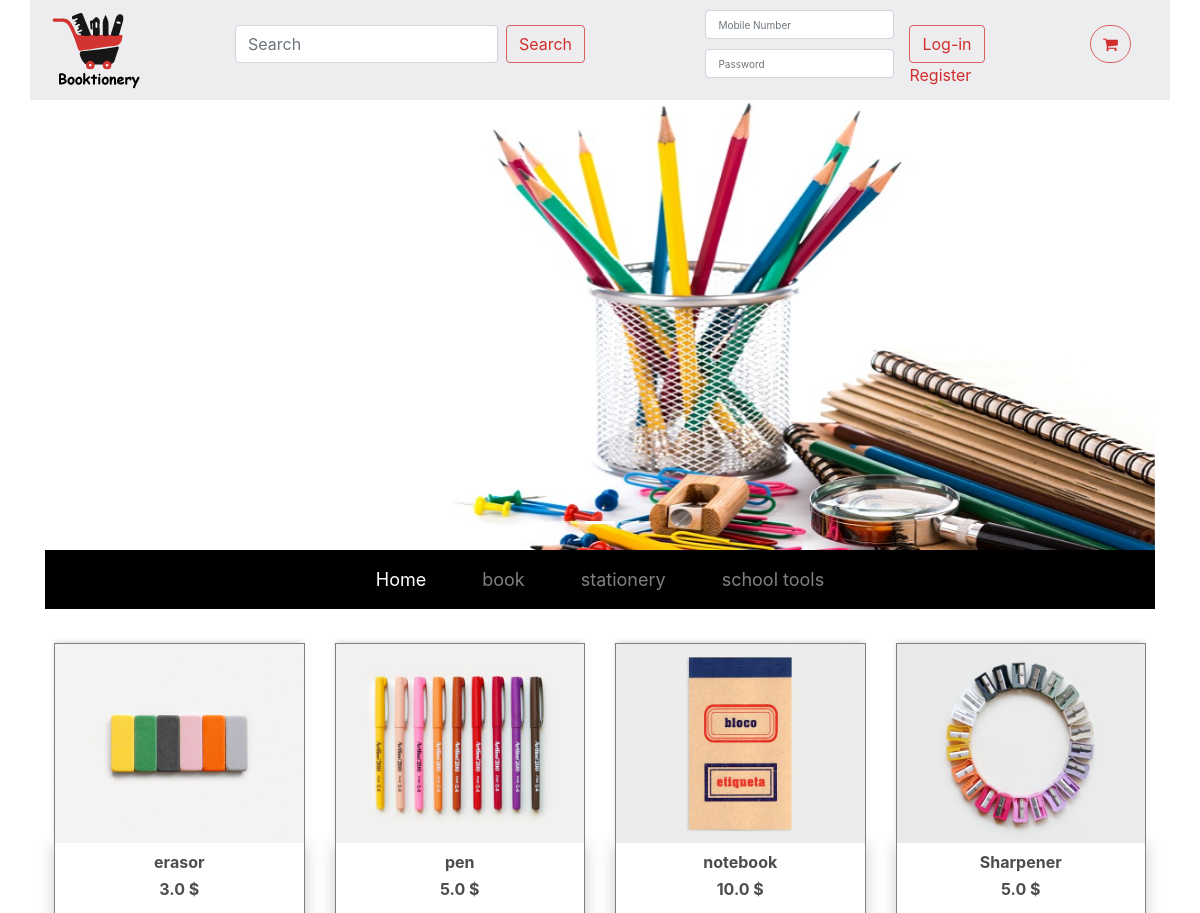
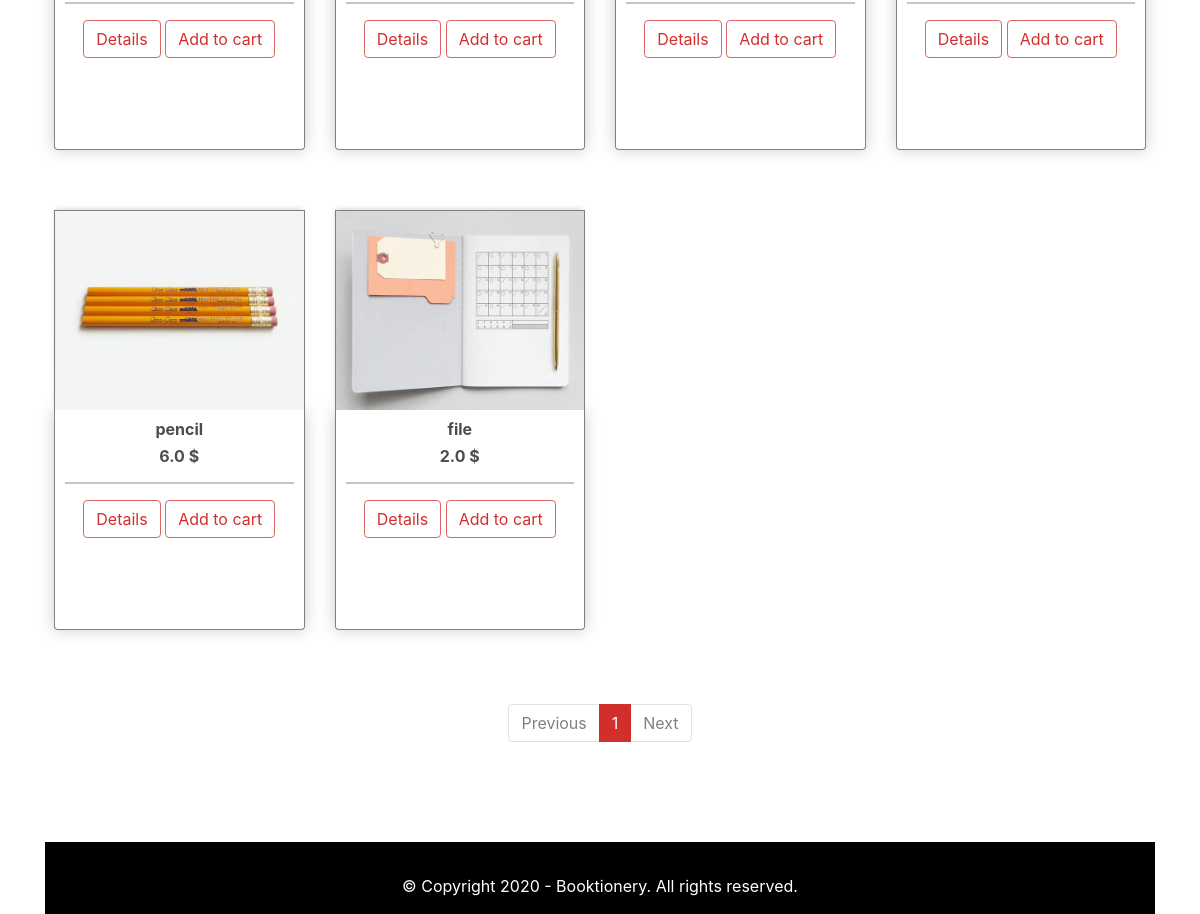
The page /products/stationery on the database its author committed (2 pictures, top to bottom).
### booktioneryapp/models.py (models this page shows)
class Category(models.Model):
    name = models.CharField(max_length=255)
    created_at = models.DateTimeField(auto_now_add=True)
    updated_at = models.DateTimeField(auto_now=True)

class Product(models.Model):
    name = models.CharField(max_length=255)
    description = models.TextField()
    price = models.FloatField()
    cat= models.ForeignKey(Category, related_name="Category_products", on_delete = models.CASCADE)
    available_quantity = models.IntegerField()
    img = models.CharField(max_length=255)
    updated_at = models.DateTimeField(auto_now=True)

### booktioneryapp/views.py (the view)
# urls.py: path('products/<category_name>',views.category_products ),
def category_products(request,category_name):
    category_list = models.all_categorys()
    category = models.get_category(category_name)
    page = request.GET.get('page', 1)
    paginator = Paginator(category.Category_products.all(), 8)
    try:
        products = paginator.page(page)
    except PageNotAnInteger:
        products = paginator.page(1)
    except EmptyPage:
        products = paginator.page(paginator.num_pages)
    context={
        'products':products,
        'categorys':category_list,
    }
    return render(request,'main.html',context)

### booktioneryapp/models.py (called while the page is built)
def all_categorys():
    category_list = Category.objects.all()
    return category_list

def get_category(product_cat_name):
    category = Category.objects.filter(name=product_cat_name)
    return category[0]

### booktioneryapp/templates/main.html (shortened to what this page needs)
{% include "header/header.html" %}
<!DOCTYPE html>
<html>
<head>
	{% load static %}
	<link rel="stylesheet" href="https://stackpath.bootstrapcdn.com/bootstrap/4.4.1/css/bootstrap.min.css"
>
	<link rel="stylesheet" href="https://stackpath.bootstrapcdn.com/bootstrap/4.4.1/css/bootstrap.min.css"
>
	<link rel="stylesheet" href="{% static 'css/main.css' %}">
</head>
<body>
	{% block content %}
	<div class="container p-4">
		<div class="row">
			{% for product in products %}
			<div class="col-lg-3 ">
				{% with '../static/img/'|add:product.img as imagePath %}
				<img src='{% static imagePath %}.png' class="thumbnail" alt="{{product.name}}">
				{% endwith %}
				<div class="box-element product">
					<h6><strong>{{product.name}}</strong></h6>
					<h6><strong>{{product.price}} $</strong></h6>
					<hr>
					<a class="btn btn-outline-success" href="/details/{{product.cat.name}}/{{product.id}}">Details</a>
					<a class="btn btn-outline-success" href="/addcart/{{product.cat.name}}/{{product.id}}">Add to cart</a>
				</div>
			</div>
			{% endfor %}
		</div>
	</div>
	<nav aria-label="Page navigation example">
		<ul class="pagination justify-content-center">
			{% if products.has_previous %}
			<li class="page-item">
				<a class="page-link" href="?page={{ products.previous_page_number }}">Previous</a>
			</li>
			{% else %}
			<li class="page-item disabled">
				<a class="page-link" href="#" tabindex="-1" aria-disabled="true">Previous</a>
			</li>
			{% endif %}
			{% for i in products.paginator.page_range %}
			{% if products.number == i %}
			<li class="page-item active" aria-current="page">
				<span class="page-link">
					{{ i }}
				</span>
			</li>
			{% elif i > products.number|add:'-5' and i < products.number|add:'5' %} <li class="page-item"><a
					class="page-link" href="?page={{ i }}">{{ i }}</a></li>
				{% endif %}
				{% endfor %}
				{% if products.has_next %}
				<li class="page-item">
					<a class="page-link" href="?page={{ products.next_page_number }}">Next</a>
				</li>
				{% else %}
				<li class="page-item disabled">
					<a class="page-link" href="#" tabindex="-1" aria-disabled="true">Next</a>
				</li>
				{% endif %}
		</ul>
	</nav>
	{% endblock %}
	{% include "footer/footer.html" %}
</body>
</html>

### booktioneryapp/templates/header/header.html (shortened to what this page needs)
<!DOCTYPE html>
<html lang="en">
<head>
    {% load static %}
    <link href="https://cdn.jsdelivr.net/npm/bootstrap@5.0.0-beta1/dist/css/bootstrap.min.css" rel="stylesheet"
>
    <link rel="stylesheet" href="https://cdnjs.cloudflare.com/ajax/libs/font-awesome/4.7.0/css/font-awesome.min.css">
    <link rel="stylesheet" href="{% static 'css/header.css' %}">
    <link rel="stylesheet" href="//code.jquery.com/ui/1.12.1/themes/base/jquery-ui.css">
    <link rel="stylesheet" href="https://maxcdn.bootstrapcdn.com/bootstrap/4.5.2/css/bootstrap.min.css">
</head>
<body>
    <div class="container">
        <div class="row space-between header">
            <div class="logo-img col-lg-2 ">
                <img src="{% static 'img/logo.png' %}" alt="booktionery logo">
            </div>
            <div class="search col-lg-4">
                <form class="d-flex" action="/search" method="POST">
                    <input name="product" id="product" class="form-control me-2 product" type="search"
                        placeholder="Search" aria-label="Search">
                    <button class="btn btn-outline-success" type="submit">Search</button>
                </form>
            </div>
            <div class="col-lg-5 space-between">
                {% if not user_id %}
                <form class="d-flex space-center" action="/login" method="POST">
                    <div class="margin-l-r">
                        <input class="form-control me-2" name="mobile_number" type="text" placeholder="Mobile Number"
                            id="mobile_number" required>
                        <input class="form-control me-2" name="password" type="password" placeholder="Password"
                            id="password" required>
                    </div>
                    <div>
                        <button class="btn btn-outline-success btn-m" type="submit">Log-in</button>
                        <br>
                        <a class="anchor" href="/register">Register</a>
                    </div>
                </form>
                {% endif %}
            </div>
            <div class="col-lg-1">
                <a class="btn btn-outline-success btn-m btn-border cart" href="/cart/{{user_id}}"><i class="fa fa-shopping-cart" aria-hidden="true"></i> {{request.session.cart}}</a>
            </div>
        </div>
        <div id="demo" class="carousel slide" data-ride="carousel" data-interval="2000">
            <ul class="carousel-indicators">
                <li data-target="#demo" data-slide-to="0" class="active"></li>
                <li data-target="#demo" data-slide-to="1"></li>
                <li data-target="#demo" data-slide-to="2"></li>
            </ul>
            <div class="slidershow">
                <div class="carousel-inner">
                    <div class="carousel-item">
                        <img src="{% static 'img/slider2.jpg' %}" alt="" width="100%" height="450px">
                    </div>
                </div>
                <a class="carousel-control-prev" href="#demo" data-slide="prev">
                    <span class="carousel-control-prev-icon"></span>
                </a>
                <a class="carousel-control-next" href="#demo" data-slide="next">
                    <span class="carousel-control-next-icon"></span>
                </a>
            </div>
        </div>
        <nav class="navbar navbar-expand-lg navbar-dark">
            <div class="container-fluid">
                <div class="collapse navbar-collapse space-around" id="navbarNavDropdown">
                    <ul class="navbar-nav">
                        <li class="nav-item">
                            {% if not user_id %}
                            <a class="nav-link active" aria-current="page" href="/">Home</a>
                            {% endif %}
                        </li>
                        {% for category in categorys %}
                        {% if category.name != 'school_tools' %}
                        <li class="nav-item">
                            {% if not user_id %}
                            <a class="nav-link" href="/products/{{category.name}}">{{category.name}}</a>
                            {% endif %}
                        </li>
                        {% endif %}
                        {% if category.name == 'school_tools' %}
                        <li class="nav-item">
                            {% if not user_id %}
                            <a class="nav-link" href="/products/{{category.name}}">school tools</a>
                            {% endif %}
                        </li>
                        {% endif %}
                        {% endfor %}
                    </ul>
                </div>
            </div>
        </nav>
    </div>
</body>
</html>

### booktioneryapp/static/css/header.css (style rules this page uses)
body { background-color:#ededf0; font-family: cursive; }
.header { background-color: #ededf0; }
.search { margin-top: 25px; }
input[type=text] { margin-top: 10px; font-size: x-small; margin-right: 20px; }
input[type=password] { margin-top: 10px; font-size: x-small; margin-right: 20px; }
.btn-m { margin-top: 25px; }
.btn-border { border-radius: 35px !important; }
.space-between { justify-content: space-between !important; }
.space-around { justify-content: space-around !important; }
.space-center { justify-content: center; }
.btn-outline-success { color: #d22e2c !important; border-color: #d22f2cbb !important; }
.navbar-nav .nav-item { margin: 0px 20px !important; font-size: large; }
.navbar-expand-lg { background-color: black !important; }
.margin-l-r { margin: 0px 15px; }
.anchor { color: #d22e2c !important; text-decoration: none; }

### booktioneryapp/static/css/main.css (style rules this page uses)
body { background-color:#ededf0; font-family: cursive; }
h1,h2,h3,h4,h5,h6 { color:hsl(0, 0%, 30%); }
h6 { font-size: 16px; }
.box-element { box-shadow:hsl(0, 0%, 80%) 0 0 16px; background-color: #fff; border-radius: 4px; border-bottom: 1px solid gray ; border-right: 1px solid gray ; border-left: 1px solid gray ; padding: 10px; min-height: 220px; margin-bottom: 50px; }
.thumbnail { border-top: 1px solid gray; border-right: 1px solid gray ; border-left: 1px solid gray ; width: 100%; min-height: 200px; -webkit-box-shadow: -1px -3px 5px -2px rgba(214,214,214,1); -moz-box-shadow: -1px -3px 5px -2px rgba(214,214,214,1); box-shadow: -1px -3px 5px -2px rgba(214,214,214,1); }
.product { border-radius: 0 0 4px 4px; }
.col-lg-3, .col-lg-10, .col-lg-8, .col-lg-12 { margin-top: 10px; text-align: center; }
hr { margin-bottom: 45px; }
.btn-outline-success { color: #d22e2c !important; border-color: #d22f2cbb !important; }
.page-item.active .page-link { color: #ffffff !important; background-color: #d22e2c !important; border-color: #d22f2cbb !important; }
.page-link { color: gray !important; }

### rows shown on the page
Category: name "book"
Category: name "stationery"
Product: name (picture), name "erasor", price "3.0"
Product: shows a picture, name "pen", price "5.0"
Product: name (picture), name "notebook", price "10.0"
Product: shows a picture, name "Sharpener", price "5.0"
Product: name (picture), name "pencil", price "6.0"
Product: name (picture), name "file", price "2.0"

### other values the page prints
{{ i }} "1"
